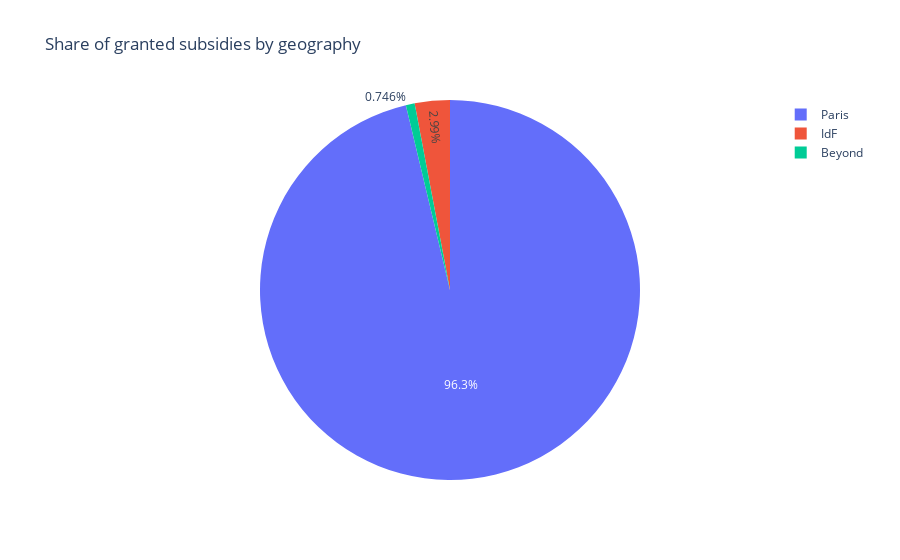

Notebook code cell kept with this figure:
### Code cell
gb = data.groupby('geo_cat').agg(total_subsidies = ('montant_vote', 'sum')).sort_values(by='total_subsidies', ascending = False)
fig = px.pie(gb, values='total_subsidies', names=gb.index, title='Share of granted subsidies by geography')
fig.show()

### Figure 1 — Plotly figure (JSON) as saved in the notebook; plotly's stock layout.template omitted (floating-point values rounded to 4 significant figures)
{"data": [{"domain": {"x": [0, 1], "y": [0, 1]}, "hovertemplate": "geo_cat=%{label}<br>total_subsidies=%{value}<extra></extra>", "labels": ["Paris", "IdF", "Beyond"], "legendgroup": "", "name": "", "showlegend": true, "type": "pie", "values": [2336664083, 72463271, 18117926]}], "layout": {"legend": {"tracegroupgap": 0}, "title": {"text": "Share of granted subsidies by geography"}}}
